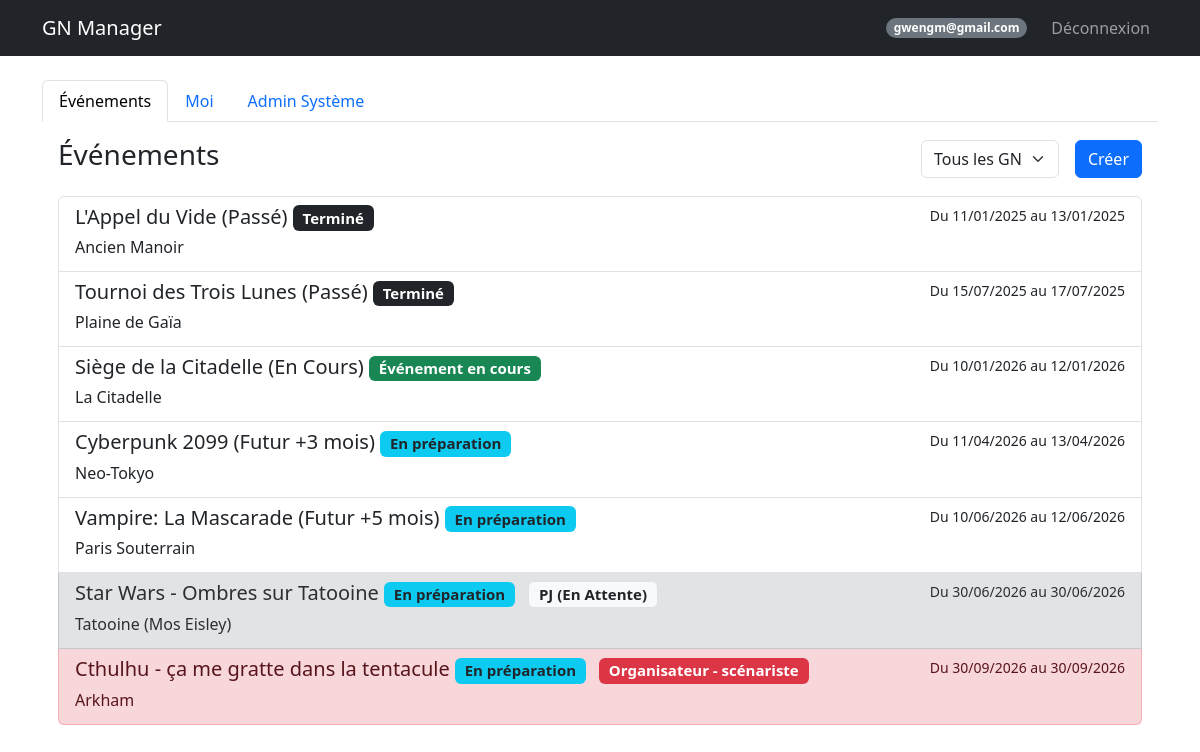
Page /dashboard (signed in) on the committed database.
### models.py (models this page shows, shortened)
class User(UserMixin, db.Model):
    id = db.Column(db.Integer, primary_key=True)
    email = db.Column(db.String(120), unique=True, nullable=False)
    password_hash = db.Column(db.String(128))
    nom = db.Column(db.String(80))
    prenom = db.Column(db.String(80))
    age = db.Column(db.Integer)
    genre = db.Column(db.String(20))
    avatar_url = db.Column(db.String(200))
    role = db.Column(db.String(20), default='user')  # createur, sysadmin, user
    is_banned = db.Column(db.Boolean, default=False)
    is_deleted = db.Column(db.Boolean, default=False)  # Suppression logique
    @property
    def is_admin(self):
        return self.role in ['createur', 'sysadmin']

class Event(db.Model):
    id = db.Column(db.Integer, primary_key=True)
    name = db.Column(db.String(100), nullable=False)
    description = db.Column(db.Text)
    date_start = db.Column(db.DateTime, nullable=False)
    date_end = db.Column(db.DateTime, nullable=False)
    location = db.Column(db.String(200))
    background_image = db.Column(db.String(200))
    visibility = db.Column(db.String(20), default='public')  # public, private
    organizer_structure = db.Column(db.String(100))
    org_link_url = db.Column(db.String(255))
    org_link_title = db.Column(db.String(100))
    google_form_url = db.Column(db.String(255))
    google_form_active = db.Column(db.Boolean, default=False)
    external_link = db.Column(db.String(255))
    statut = db.Column(db.String(50), default='En préparation')
    groups_config = db.Column(db.Text, default='{"PJ": ["Peu importe"], "PNJ": ["Peu importe"], "Organisateur": ["Peu importe"]}')

class Participant(db.Model):
    id = db.Column(db.Integer, primary_key=True)
    event_id = db.Column(db.Integer, db.ForeignKey('event.id'), nullable=False)
    user_id = db.Column(db.Integer, db.ForeignKey('user.id'), nullable=False)
    type = db.Column(db.String(50))  # Organisateur, PJ, PNJ
    group = db.Column(db.String(50))
    role_id = db.Column(db.Integer, db.ForeignKey('role.id', use_alter=True, name='fk_participant_role'), nullable=True)
    role_communicated = db.Column(db.Boolean, default=False)
    role_received = db.Column(db.Boolean, default=False)
    registration_status = db.Column(db.String(50), default='À valider')
    paf_status = db.Column(db.String(20), default='non versée')  # non versée, partielle, versée, erreur
    payment_method = db.Column(db.String(50))
    payment_amount = db.Column(db.Float, default=0.0)
    payment_comment = db.Column(db.Text)
    comment = db.Column(db.Text)
    custom_image = db.Column(db.String(200))
    user = db.relationship('User', backref='participations')
    event = db.relationship('Event', backref='participants')
    role = db.relationship('Role', foreign_keys=[role_id], backref='participants_with_role')

### routes/admin_routes.py (the view)
@admin_bp.route('/dashboard')
@login_required
def dashboard():
    users_pagination = None
    if current_user.is_admin:
        page = request.args.get('page', 1, type=int)
        users_pagination = User.query.paginate(page=page, per_page=DefaultValues.USERS_PER_PAGE, error_out=False)
    filter_type = request.args.get('filter', 'all')
    my_participations = Participant.query.filter_by(user_id=current_user.id).all()
    my_event_ids = [p.event_id for p in my_participations]
    my_roles = {p.event_id: p for p in my_participations}
    events = []
    now = datetime.now()
    if filter_type == 'mine':
        if my_event_ids:
            events = Event.query.filter(Event.id.in_(my_event_ids)).order_by(Event.date_start).all()
    elif filter_type == 'future':
        events = Event.query.filter(Event.date_start >= now).order_by(Event.date_start).all()
    elif filter_type == 'past':
        events = Event.query.filter(Event.date_end < now).order_by(Event.date_start.desc()).all()
    else:
        events = Event.query.order_by(Event.date_start).all()
    admin_view = request.args.get('admin_view')
    return render_template('dashboard.html',
                         user=current_user,
                         users_pagination=users_pagination,
                         events=events,
                         my_event_ids=my_event_ids,
                         my_roles=my_roles,
                         current_filter=filter_type,
                         admin_view=admin_view)

### templates/dashboard.html (shortened to what this page needs)
{% extends "base.html" %}
{% block content %}
<ul class="nav nav-tabs" id="myTab" role="tablist">
    <li class="nav-item" role="presentation">
        <button class="nav-link {% if not admin_view %}active{% endif %}" id="events-tab" data-bs-toggle="tab"
            data-bs-target="#events" type="button" role="tab">Événements</button>
    </li>
    <li class="nav-item" role="presentation">
        <button class="nav-link" id="me-tab" data-bs-toggle="tab" data-bs-target="#me" type="button"
            role="tab">Moi</button>
    </li>
    {% if user.is_admin %}
    <li class="nav-item" role="presentation">
        <button class="nav-link {% if admin_view %}active{% endif %}" id="admin-tab" data-bs-toggle="tab"
            data-bs-target="#admin" type="button" role="tab">Admin Système</button>
    </li>
    {% endif %}
</ul>
<div class="tab-content" id="myTabContent">
    <div class="tab-pane fade p-3 {% if not admin_view %}show active{% endif %}" id="events" role="tabpanel">
        <div class="d-flex justify-content-between align-items-center mb-3">
            <h3>Événements</h3>
            <div class="d-flex gap-2">
                <form action="/dashboard" method="GET" class="d-flex align-items-center">
                    <select name="filter" class="form-select me-2" onchange="this.form.submit()">
                        <option value="all" {% if current_filter=='all' %}selected{% endif %}>Tous les GN</option>
                    </select>
                </form>
                <a href="/event/create" class="btn btn-primary">Créer</a>
            </div>
        </div>
        <div class="list-group">
            {% for e in events %}
            {% set participation = my_roles.get(e.id) %}
            {% set row_class = "" %}
            {% set badge_class = "" %}
            {% set badge_text = "" %}
            {% if participation %}
            {% if participation.registration_status == 'En attente' or participation.registration_status == 'À valider'
            %}
            {% set row_class = "list-group-item-secondary" %}
            {% set badge_class = "bg-light text-dark border" %}
            {% set badge_text = participation.type ~ " (En Attente)" %}
            {% elif participation.type == 'organisateur' or participation.type == 'Organisateur' %}
            {% set row_class = "list-group-item-danger" %}
            {% set badge_class = "bg-danger" %}
            {% set badge_text = "Organisateur" %}
            {% elif participation.type == 'PJ' %}
            {% set row_class = "list-group-item-success" %}
            {% set badge_class = "bg-success" %}
            {% set badge_text = "PJ" %}
            {% elif participation.type == 'PNJ' %}
            {% set row_class = "list-group-item-primary" %}
            {% set badge_class = "bg-primary" %}
            {% set badge_text = "PNJ" %}
            {% else %}
            {% set row_class = "list-group-item-success" %}
            {% set badge_class = "bg-success" %}
            {% set badge_text = participation.type %}
            {% endif %}
            {% endif %}
            {% set status_color = "bg-secondary" %}
            {% if e.statut == "Événement en cours" %}
            {% set status_color = "bg-success" %}
            {% elif e.statut == "Terminé" %}
            {% set status_color = "bg-dark" %}
            {% elif e.statut == "Annulé" %}
            {% set status_color = "bg-danger" %}
            {% elif e.statut == "En préparation" %}
            {% set status_color = "bg-info text-dark" %}
            {% endif %}
            <a href="/event/{{ e.id }}" class="list-group-item list-group-item-action {{ row_class }}">
                <div class="d-flex w-100 justify-content-between">
                    <h5 class="mb-1">
                        {{ e.name }}
                        <span class="badge {{ status_color }}">{{ e.statut }}</span>
                        {% if participation %}
                        <span class="badge {{ badge_class }} ms-2">{{ badge_text }}
                            {% if (participation.registration_status != 'En attente' and
                            participation.registration_status != 'À valider') and participation.group and
                            participation.group != 'Peu importe' %}
                            - {{ participation.group }}
                            {% endif %}
                        </span>
                        {% endif %}
                    </h5>
                    <small>Du {{ e.date_start.strftime('%d/%m/%Y') }} au {{ e.date_end.strftime('%d/%m/%Y') }}</small>
                </div>
                <p class="mb-1">{{ e.location }}</p>
            </a>
            {% else %}
            <p class="text-muted text-center mt-4">Aucun événement trouvé pour ce filtre.</p>
            {% endfor %}
        </div>
    </div>
        {% endblock %}

### templates/base.html (shortened to what this page needs)
<!DOCTYPE html>
<html lang="fr">
<head>
    <link href="https://cdn.jsdelivr.net/npm/bootstrap@5.3.0/dist/css/bootstrap.min.css" rel="stylesheet">
    <link rel="stylesheet" href="https://cdn.jsdelivr.net/npm/bootstrap-icons@1.11.3/font/bootstrap-icons.min.css">
</head>
<body>
    <nav class="navbar navbar-expand-lg navbar-dark bg-dark">
        <div class="container">
            <a class="navbar-brand" href="/">GN Manager</a>
            {% if current_user.is_authenticated %}
            <div class="navbar-nav ms-auto align-items-center">
                <span class="badge bg-secondary rounded-pill me-3">{{ current_user.email }}</span>
                <a class="nav-link" href="/logout">Déconnexion</a>
            </div>
            {% endif %}
        </div>
    </nav>
    <div class="container mt-4">
        {% block content %}{% endblock %}
</body>
</html>

### rows in the picture
User: email "gwengm@gmail.com"
Event: name "L'Appel du Vide (Passé)", statut "Terminé", date_start "11/01/2025", date_end "13/01/2025", location "Ancien Manoir"
Event: name "Tournoi des Trois Lunes (Passé)", statut "Terminé", date_start "15/07/2025", date_end "17/07/2025", location "Plaine de Gaïa"
Event: name "Siège de la Citadelle (En Cours)", statut "Événement en cours", date_start "10/01/2026", date_end "12/01/2026", location "La Citadelle"
Event: name "Cyberpunk 2099 (Futur +3 mois)", statut "En préparation", date_start "11/04/2026", date_end "13/04/2026", location "Neo-Tokyo"
Event: name "Vampire: La Mascarade (Futur +5 mois)", statut "En préparation", date_start "10/06/2026", date_end "12/06/2026", location "Paris Souterrain"
Event: name "Star Wars - Ombres sur Tatooine", statut "En préparation", badge_text "PJ (En Attente)", date_start "30/06/2026", date_end "30/06/2026", location "Tatooine (Mos Eisley)"
Event: name "Cthulhu - ça me gratte dans la tentacule", statut "En préparation", badge_text "Organisateur", date_start "30/09/2026", date_end "30/09/2026", location "Arkham"
Participant: group "scénariste"
